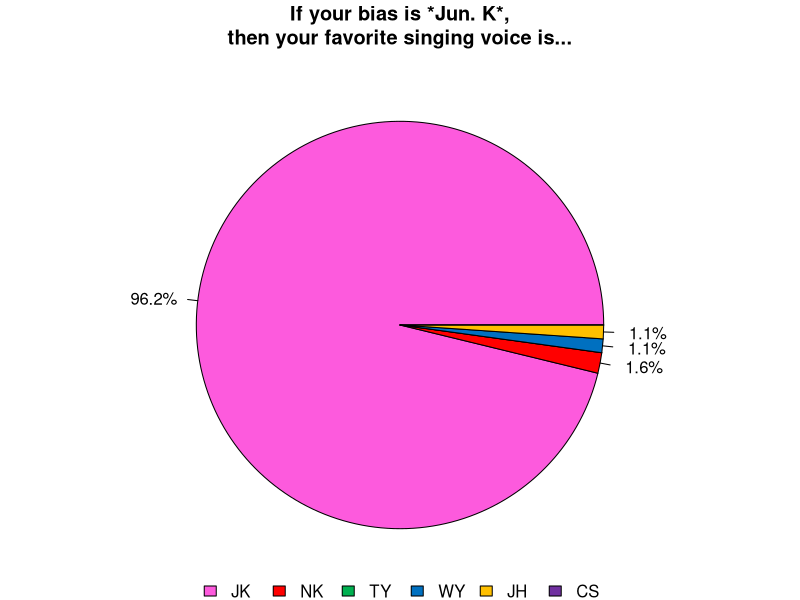
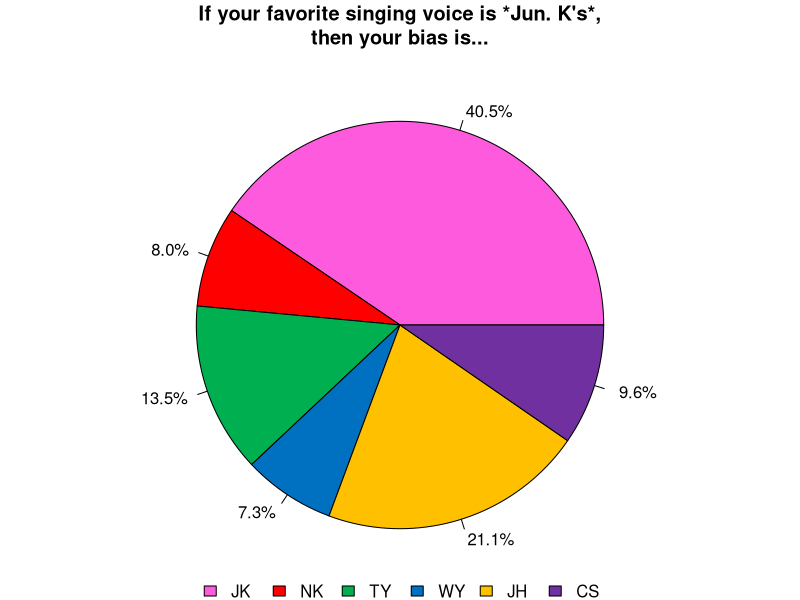
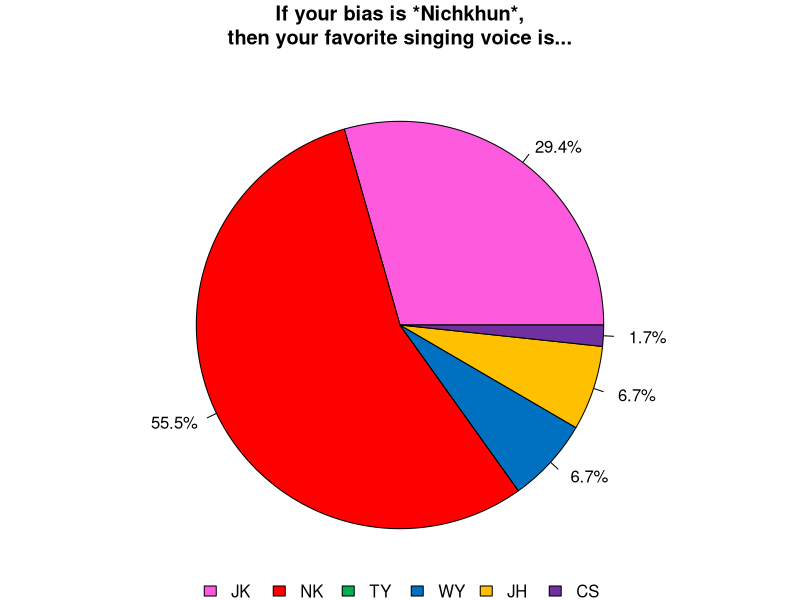
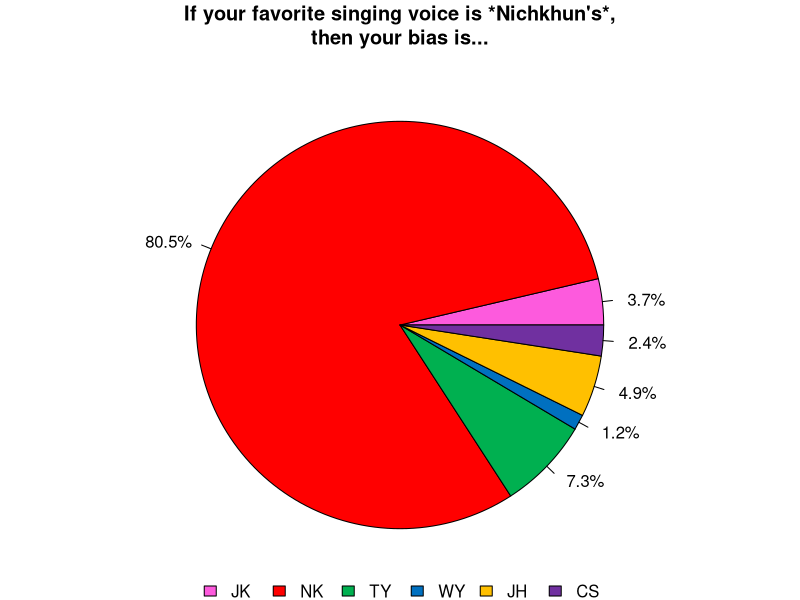
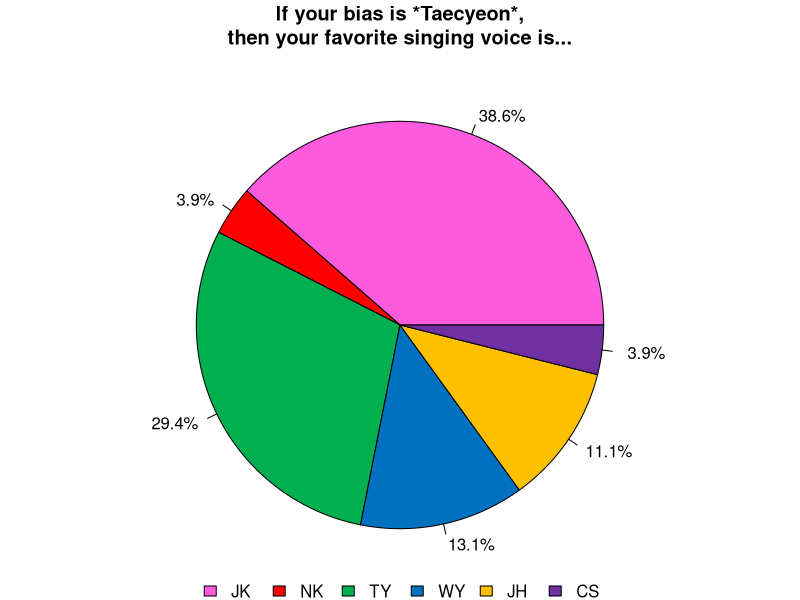
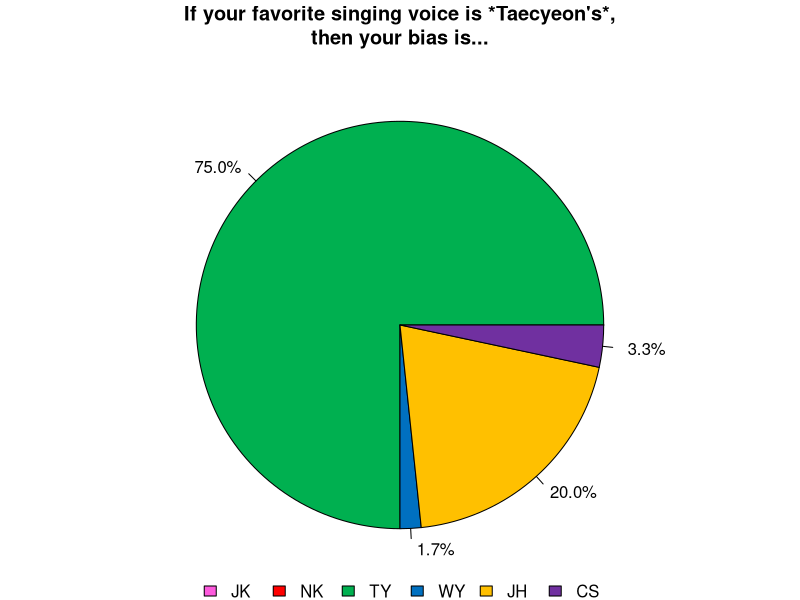
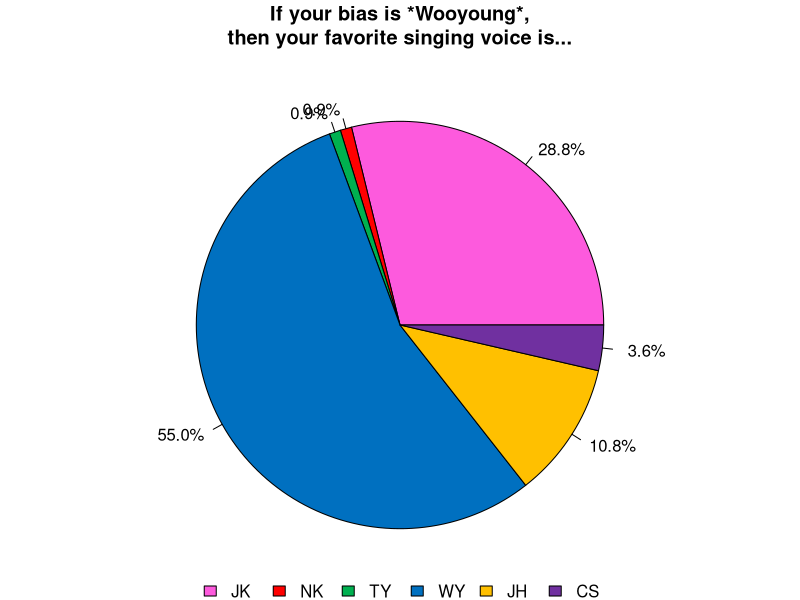
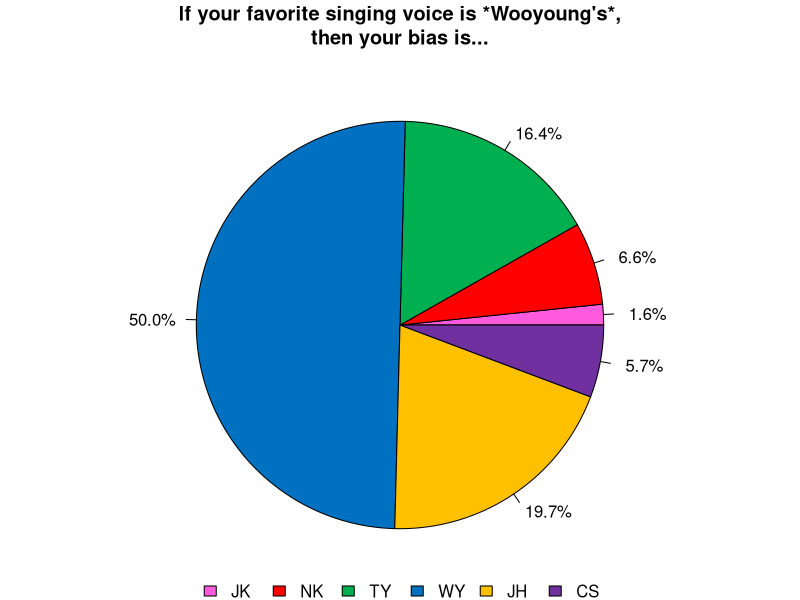

Write the R code that produced these figures, in order.
################################################################
# Project: Bias-Favorite Voice Relationship
# Codes by @2PMGeek
################################################################


################################################################
## Labels and Data
PM = c('JK', 'NK', 'TY', 'WY',  'JH', 'CS')
PMf = c('Jun. K', 'Nichkhun', 'Taecyeon', 'Wooyoung',  'Junho', 'Chansung')

# Matrix for Member Colors
PMcol = c('#fd5add', '#ff0000', '#00b050', '#0070c0', '#ffc000', '#7030a0')
BARcol = c('#d95319', '#4dbeee') #additional color scale

# Data Matrix : Favorite Voice Given Bias
# Row: favorite voice
# Col: bias
x = c(177, 35, 59, 32, 92, 42, 3, 66, 6, 1, 4, 2, 0, 0, 45, 1, 12, 2, 2, 8, 20, 61, 24, 7, 2, 8, 17, 12, 179, 9, 0, 2, 6, 4, 3, 25)
data = matrix(x, nrow=6, byrow=T)
rownames(data) = PM #labels
colnames(data) = PM
################################################################

################################################################
## Plot Matrices
for(si in 1:6){
	# plots for fav voice given bias
	png(paste('figure/',si,'a-',PM[si],'.png',sep=""), width=500, height=500, pointsize=18)
    par(mar=c(0,0,2.5,0))
	dt = data[,si]
	pmt = format(round(dt/sum(dt)*100,1), nsmall=1) #formatting numbers in figure
	pmt = paste(pmt, '%', sep='')
	pmt[dt==0] = ''
    ptitle = paste('If your bias is *', PMf[si],'*,\nthen your favorite singing voice is...', sep="")
    h = pie(dt, label=pmt, main=ptitle,col=PMcol)
    legend(PM, fill=PMcol, bty='n', x='bottom', ncol = 6, inset=-0.02)
    dev.off()
    
    # plots for buas fav voice given bias
    png(paste('figure/',si,'b-',PM[si],'.png',sep=""), width=500, height=500, pointsize = 18)
    par(mar=c(0,0,2.5,0))
	dt = data[si,]
	pmt = format(round(dt/sum(dt)*100,1), nsmall=1) #formatting numbers in figure
	pmt = paste(pmt, '%', sep='')
	pmt[dt==0] = ''
    ptitle = paste('If your favorite singing voice is *', PMf[si],'\'s*,\nthen your bias is...', sep="")
    h = pie(dt, label=pmt, main=ptitle,col=PMcol)
    legend(PM, fill=PMcol, bty='n', x='bottom', ncol = 6, inset=-0.02)
    dev.off()
}

# plot for fav voice = bias (per bias)
png('figure/biasVoice.png', width=750, height=500, pointsize=16)
par(mgp=c(3,0,0), mar=c(1,2.5,2.5,0.5))
bv = matrix(c((colSums(data)-diag(data))/colSums(data), diag(data)/colSums(data)), nrow=6) #transform data into percentages
colnames(bv) = c('No', 'Yes')
rownames(bv) = paste(PM, '\nstans', sep="")
ptitle = 'Is your favorite singing voice from your bias?'
barplot(t(apply(bv,2,rev)), horiz=T, main=ptitle, axes=F, legend=T, las=1, args.legend = list(bty='n', x='bottom', ncol = 2, inset=-0.05), col=BARcol)
dev.off()

# plot for fav voice = bias (per fav voice)
png('figure/voiceBias.png', width=750, height=500, pointsize=16)
par(mgp=c(3,0,0), mar=c(1,2.5,2.5,0.5))
bv = matrix(c((colSums(t(data))-diag(t(data)))/colSums(t(data)), diag(t(data))/colSums(t(data))), nrow=6) #transform data into percentages
colnames(bv) = c('No', 'Yes')
rownames(bv) = paste(PM, '\'s', sep="")
ptitle = 'If your favorite singing voice is ..., is he your bias?'
barplot(t(apply(bv,2,rev)), horiz=T, main=ptitle, axes=F, legend=T, las=1, args.legend = list(bty='n', x='bottom', ncol = 2, inset=-0.05), col=BARcol)
dev.off()

# plot for fav voice distribution
png('figure/favvoice.png', width=500, height=500, pointsize=16)
par(mar=c(0,0,2.5,0))
dt = rowSums(data)
pmt = format(round(dt/sum(dt)*100,1), nsmall=1) #transform data into percentages
pmt = paste(pmt, '%', sep='')
pmt[dt==0] = ''
ptitle = 'Who has your favorite singing voice?'
h = pie(dt, label=pmt, main=ptitle,col=PMcol)
legend(PM, fill=PMcol, bty='n', x='bottom', ncol = 6, inset=-0.02)
dev.off()

# plot for distribution of fav voice = JK
png('figure/voiceJK.png', width=750, height=500, pointsize=16)
CURcol = c('#b3b3b3', '#fd5add')
par(mgp=c(3,0,0), mar=c(1,2.5,2.5,0.5))
bv = matrix(c((colSums(data)-data[1,])/colSums(data), data[1,]/colSums(data)), nrow=6) #transform data into percentages
colnames(bv) = c('No', 'Yes')
rownames(bv) = paste(PM, '\nstans', sep="")
ptitle = 'Is your favorite singing voice Jun. K\'s?'
barplot(t(apply(bv,2,rev)), horiz=T, main=ptitle, axes=F, legend=T, las=1, args.legend = list(bty='n', x='bottom', ncol = 2, inset=-0.05), col=CURcol)
dev.off()

# plot for distribution of fav voice given bias
# data grouped into (JK, bias, others)
pdata = matrix(0,3,6)
pdata[1,] = data[1,] #fav voice = JK
pdata[2,] = diag(data) #fav voice = bias
pdata[3,] = colSums(data) - data[1,] - diag(data) #fav voice = others
pdata[2,1] = 0 #to bias=JK cases
pdata[3,1] = pdata[3,1] + diag(data)[1] #to bias=JK cases
#plot for bias = NK/WY/JH
png('figure/voiceperbias1.png', width=750, height=500, pointsize=16)
par(mfrow=c(2,3), mar=c(1,0.5,2,0), oma=c(0,0,2.5,0))
layout(matrix(c(1:3,4,4,4), 2, 3, byrow = T), heights=c(0.8, 0.2))
for(si in c(2,4,5)){
	dt = pdata[,si]
	pmt = format(round(dt/sum(dt)*100,1), nsmall=1)
	pmt = paste(pmt, '%', sep='')
	pmt[dt==0] = ''
	pcol = c('#fd5add', PMcol[si], '#b3b3b3')
    h = pie(dt, label=pmt,col= pcol)
    title(paste('bias = ', PM[si], sep=''), line=-0.5)
}
mtext('Given bias, whose is your favorite singing voice?', outer=T, font=2, cex=1.5)
plot.new() 
legend(legend=c(PM[c(1,2,4,5)], 'others'), fill=c(PMcol[c(1,2,4,5)], '#b3b3b3'), bty='n', x='bottom', ncol = 5, inset=0.5)
dev.off()
#plot for bias = TY/CS
png('figure/voiceperbias2.png', width=750, height=500, pointsize=16)
par(mfrow=c(2,2), mar=c(1,0.5,2,0), oma=c(0,0,2.5,0))
layout(matrix(c(1,2,3,3), 2, 2, byrow = T), heights=c(0.8, 0.2))
for(si in c(3,6)){
	dt = pdata[,si]
	pmt = format(round(dt/sum(dt)*100,1), nsmall=1)
	pmt = paste(pmt, '%', sep='')
	pmt[dt==0] = ''
	pcol = c('#fd5add', PMcol[si], '#b3b3b3')
    h = pie(dt, label=pmt,col= pcol)
    title(paste('bias = ', PM[si], sep=''), line=-0.5)
}
mtext('Given bias, whose is your favorite singing voice?', outer=T, font=2, cex=1.5)
plot.new()
legend(legend=c(PM[c(1,3,6)], 'others'), fill=c(PMcol[c(1,3,6)], '#b3b3b3'), bty='n', x='bottom', ncol = 4, inset=0.5)
dev.off()

# plot for distribution of bias given voice
# data grouped into (bias, others)
pdata = matrix(0,2,6)
pdata[1,] = diag(data) #fav voice = bias
pdata[2,] = rowSums(data) - diag(data) #fav voice = others
#plot for bias = NK/TY/JH/CS
png('figure/biaspervoice1.png', width=500, height=500, pointsize=16)
par(mfrow=c(3,2), mar=c(1,0.5,2,0), oma=c(0,0,4,0))
layout(matrix(c(1:4,5,5), 3, 2, byrow = T), heights=c(0.45, 0.45, 0.1))
for(si in c(2,3,5,6)){
	dt = pdata[,si]
	pmt = format(round(dt/sum(dt)*100,1), nsmall=1)
	pmt = paste(pmt, '%', sep='')
	pmt[dt==0] = ''
	pcol = c(PMcol[si], '#b3b3b3')
    h = pie(dt, label=pmt,col= pcol)
    title(paste('fav voice = ', PM[si], sep=''), line=-0.5)
}
mtext('Given favorite singing voice,\nwho is your bias?', outer=T, font=2, cex=1.5)
plot.new() 
legend(legend=c(PM[c(2,3,5,6)], 'others'), fill=c(PMcol[c(2,3,5,6)], '#b3b3b3'), bty='n', x='bottom', ncol = 5, inset=-1.3)
dev.off()
################################################################
